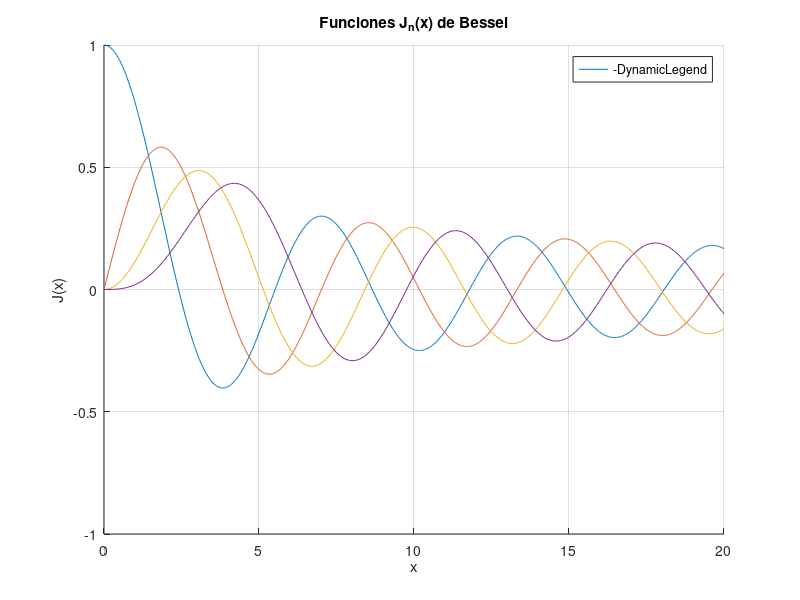

Reproduce this figure in MATLAB.
hold on
for n=0:3
    f=@(x) besselj(n,x);
    fplot(f,[0,20], 'displayName',num2str(n));
end
legend('-DynamicLegend','location','Best')
xlabel('x')
ylabel('J(x)')
title('Funciones J_n(x) de Bessel')
grid on
hold off 
